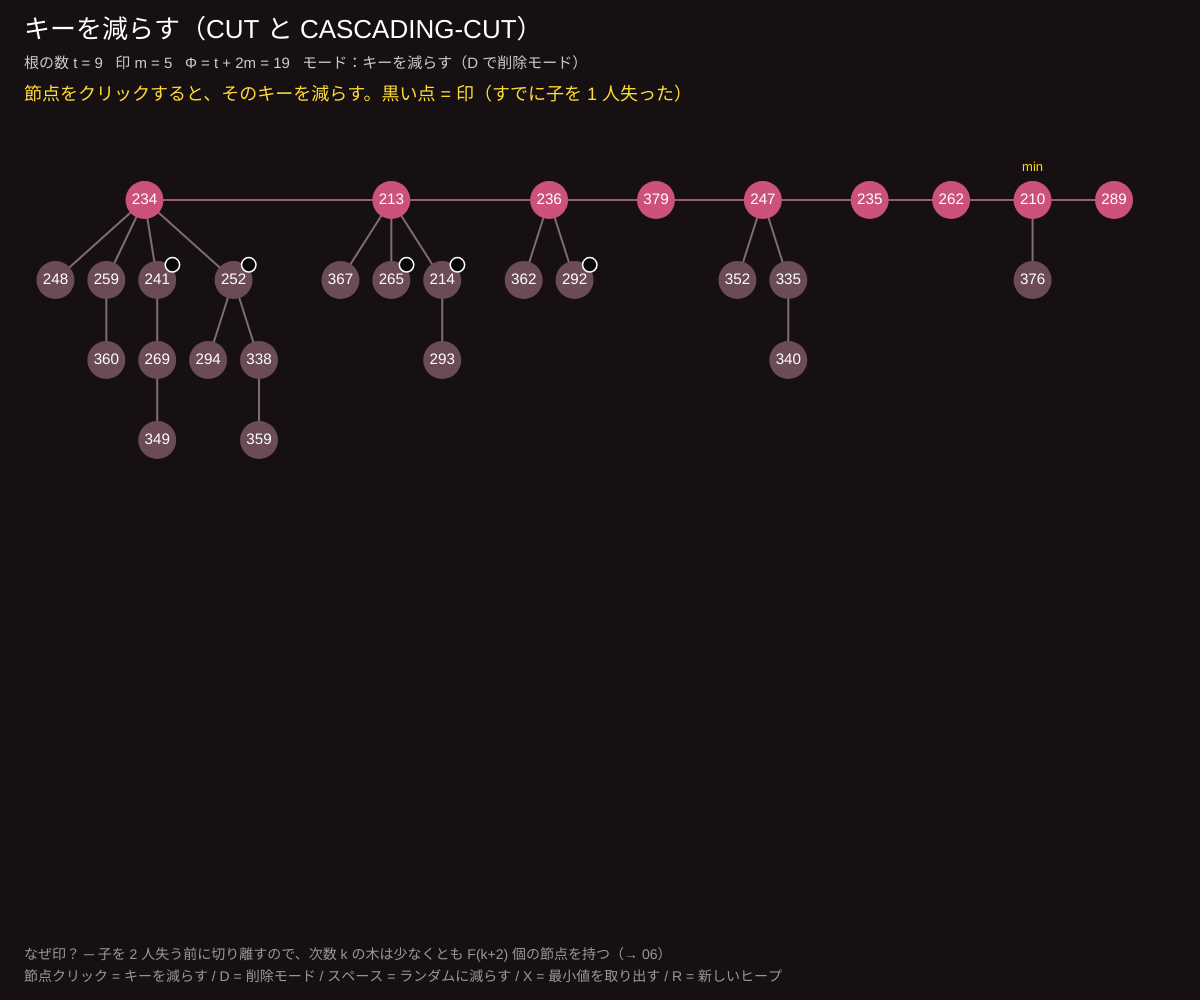
Frame 1 (no input)
Frame 60 (no input): identical to frame 1, image omitted
Frame 120 (the mouse pressed at the canvas centre since frame 60): identical to frame 1, image omitted

The p5.js sketch that drew this single still picture (run headless with seeded random() and noise() and a simulated clock; from frame 60 on, the mouse is pressed at the canvas centre):

// p5.js sketch
// ── sketch.js
// ============================================
// 05 キーを減らす ─ 切り取りと「連鎖的な切り取り」
// 親より小さくなった節点は、部分木ごと切り取って根のリストへ（CUT）。親には「1 人子を失った」印をつける
// 印のある親がもう 1 人失ったら、その親も切り取る（CASCADING-CUT）。この規則が木を太く保つ
// 節点クリック = キーを減らす / D = 削除モード切りかえ / スペース = ランダムに減らす / X = 最小値を取り出す / R = 新しいヒープ
// ============================================

let SPEED = 0.75;     // ★ 1 コマの秒数
let START = 30;       // ★ 最初に入れるキーの数
let NEG = -999;       // −∞ の代わり

let roots = [], minKey = null;
let frames = [], fi = 0, timer = 0, pending = [];
let keyPos = {}, used = new Set();
let delMode = false, lastCost = '';

function setup() {
  createCanvas(windowWidth, windowHeight);
  colorMode(HSB, 360, 100, 100, 100);
  reset();
}

function reset() {
  roots = []; minKey = null; frames = []; fi = 0; pending = []; keyPos = {}; used = new Set(); lastCost = '';
  for (let i = 0; i < START; i++) { let n = mk(freshKey(200, 400)); roots.push(n); updMin(n); }
  extractMin(false);
  // 少しキーを減らして、印のある節点を作っておく
  // 孫の節点を親より小さくして切り取り、その親に印をつけておく
  for (let t = 0; t < 5; t++) {
    let c = allNodes().filter((n) => n.parent && n.parent.parent && !n.parent.mark);
    if (c.length) { let x = random(c); decrease(x, x.parent.key - floor(random(1, 8)), false); }
  }
  frames = [];
  snap('節点をクリックすると、そのキーを減らす。黒い点 = 印（すでに子を 1 人失った）', {});
}

function freshKey(a, b) {
  let k;
  do k = floor(random(a, b)); while (used.has(k));
  used.add(k); return k;
}
function mk(k) { return { key: k, deg: 0, kids: [], parent: null, mark: false }; }
function cloneN(n) { return { key: n.key, deg: n.deg, mark: n.mark, kids: n.kids.map(cloneN) }; }
function updMin(n) { if (minKey === null || n.key < minKey) minKey = n.key; }
function marks(n) { return (n.mark ? 1 : 0) + n.kids.reduce((s, c) => s + marks(c), 0); }
function phi() { return roots.length + 2 * roots.reduce((s, r) => s + marks(r), 0); }
function snap(msg, hi) { frames.push({ roots: roots.map(cloneN), minKey, msg, hi, phi: phi(), t: roots.length, m: roots.reduce((s, r) => s + marks(r), 0), cost: lastCost }); }
function allNodes(rs = roots, out = []) { for (let r of rs) { out.push(r); allNodes(r.kids, out); } return out; }
function randomChild() { let c = allNodes().filter((n) => n.parent); return c.length ? random(c) : null; }

// ---------- DECREASE-KEY ----------
let cuts = 0;
function cut(x, y, log) {
  y.kids.splice(y.kids.indexOf(x), 1); y.deg--;
  roots.push(x); x.parent = null; x.mark = false; cuts++;
  if (log) snap(`CUT：${x.key} を部分木ごと親 ${y.key} から切り離して根のリストへ（印は消す）`, { key: x.key, par: y.key });
}
function cascadingCut(y, log) {
  let z = y.parent;
  if (!z) return;
  if (!y.mark) {
    y.mark = true;
    if (log) snap(`${y.key} は初めて子を失った → 印をつけて終わり`, { key: y.key });
  } else {
    if (log) snap(`${y.key} はすでに印あり（2 人目の子を失った）→ ${y.key} も切る！（連鎖）`, { key: y.key, par: z.key });
    cut(y, z, log);
    cascadingCut(z, log);
  }
}
function decrease(x, nk, log) {
  let old = x.key, phi0 = phi();
  while (nk !== NEG && used.has(nk)) nk--;
  cuts = 0;
  used.delete(old); used.add(nk);
  x.key = nk;
  if (log) snap(`${old} を ${nk === NEG ? '−∞' : nk} に減らす`, { key: nk, from: old });
  let y = x.parent;
  if (y && x.key < y.key) { cut(x, y, log); cascadingCut(y, log); }
  else if (log) snap(y ? `親 ${y.key} より大きいまま → 何もしなくてよい` : '根なので何もしなくてよい', { key: nk });
  updMin(x);
  if (log) {
    let dphi = phi() - phi0;
    lastCost = `DECREASE-KEY：切り取り ${cuts} 回 → 実コスト ${1 + cuts}、ΔΦ = ${dphi >= 0 ? '+' : ''}${dphi}、償却 ${1 + cuts + dphi}（O(1)）`;
    snap(cuts ? `できあがり：切り取った ${cuts} 本の木が根のリストに並んだ` : 'できあがり', { key: nk });
  }
}

// ---------- EXTRACT-MIN（04 と同じ）----------
function extractMin(log) {
  if (!roots.length) { if (log) snap('ヒープは空っぽ', {}); return; }
  let z = roots.find((r) => r.key === minKey);
  for (let c of z.kids) { c.parent = null; c.mark = false; roots.push(c); }
  roots.splice(roots.indexOf(z), 1); used.delete(z.key);
  if (log) snap(`最小値 ${z.key === NEG ? '−∞' : z.key} を取り出し、子を根のリストへ`, {});
  let A = [];
  for (let w of [...roots]) {
    let x = w, d = x.deg;
    while (A[d]) {
      let y = A[d];
      if (x.key > y.key) [x, y] = [y, x];
      roots.splice(roots.indexOf(y), 1);
      x.kids.push(y); y.parent = x; x.deg++; y.mark = false;
      A[d] = null; d++;
    }
    A[d] = x;
  }
  minKey = null; roots.forEach(updMin);
  if (log) snap(`CONSOLIDATE：同じ次数の木をつないで、根は ${roots.length} 本に`, { key: minKey });
}

function clickNode(k) {
  let x = allNodes().find((n) => n.key === k);
  if (!x) return;
  if (delMode) {
    snap(`DELETE ${k}：キーを −∞ に減らしてから最小値を取り出す`, { key: k });
    decrease(x, NEG, true);
    extractMin(true);
    return;
  }
  let nk = k - floor(random(30, 160));
  while (used.has(nk) || nk === NEG) nk--;
  decrease(x, nk, true);
}

// ---------- 配置 ----------
function leaves(n) { return n.kids.length ? n.kids.reduce((s, c) => s + leaves(c), 0) : 1; }
function depth(n) { return n.kids.length ? 1 + max(...n.kids.map(depth)) : 0; }
function layoutForest(rs, y0, out, edges) {
  let units = rs.reduce((s, r) => s + leaves(r) + 0.6, 0);
  let u = min(54, (width - 60) / max(1, units));
  let LH = min(80, (height - y0 - 120) / max(1, ...rs.map(depth)));
  let x = width / 2 - (units * u) / 2;
  for (let r of rs) {
    (function place(n, left, d) {
      let cx;
      if (!n.kids.length) cx = left + u / 2;
      else {
        let l = left, cs = [];
        for (let c of n.kids) { cs.push(place(c, l, d + 1)); l += leaves(c) * u; edges.push([n.key, c.key]); }
        cx = (cs[0] + cs[cs.length - 1]) / 2;
      }
      out[n.key] = { x: cx, y: y0 + d * LH, root: d === 0, mark: n.mark };
      return cx;
    })(r, x, 0);
    x += (leaves(r) + 0.6) * u;
  }
  return u;
}

function draw() {
  background(340, 30, 9);
  let F = frames[fi];
  timer += deltaTime / 1000;
  if (timer > SPEED && fi < frames.length - 1) { timer = 0; fi++; F = frames[fi]; }
  if (fi === frames.length - 1 && pending.length && timer > SPEED * 0.4) {
    timer = 0;
    let p = pending.shift();
    if (p.op === 'click') clickNode(p.k);
    if (p.op === 'ext') extractMin(true);
    if (p.op === 'rand') { let c = randomChild(); if (c) clickNode(c.key); }
  }

  let tg = {}, edges = [];
  let u = layoutForest(F.roots, 200, tg, edges);
  // キーが変わった節点は前の位置を引きつぐ
  if (F.hi.from !== undefined && !keyPos[F.hi.key] && keyPos[F.hi.from]) keyPos[F.hi.key] = { ...keyPos[F.hi.from] };
  for (let k in tg) {
    if (!keyPos[k]) keyPos[k] = { x: tg[k].x, y: tg[k].y };
    keyPos[k].x = lerp(keyPos[k].x, tg[k].x, 0.13); keyPos[k].y = lerp(keyPos[k].y, tg[k].y, 0.13);
  }
  for (let k in keyPos) if (!tg[k]) delete keyPos[k];
  let d = constrain(u * 0.75, 18, 38);

  let rk = F.roots.map((r) => r.key);
  stroke(340, 40, 60); strokeWeight(2);
  for (let i = 0; i < rk.length - 1; i++) line(keyPos[rk[i]].x + d / 2, keyPos[rk[i]].y, keyPos[rk[i + 1]].x - d / 2, keyPos[rk[i + 1]].y);
  for (let [a, b] of edges) {
    let cutting = F.hi.par === +a && F.hi.key === +b;
    stroke(cutting ? color(0, 90, 100) : color(340, 15, 50)); strokeWeight(cutting ? 4 : 2);
    line(keyPos[a].x, keyPos[a].y, keyPos[b].x, keyPos[b].y);
  }
  textAlign(CENTER, CENTER);
  for (let k in tg) {
    let p = keyPos[k], hi = F.hi.key === +k, isMin = F.minKey === +k;
    let hover = dist(mouseX, mouseY, p.x, p.y) < d / 2;
    noStroke();
    if (hover) { stroke(delMode ? color(0, 80, 100) : color(0, 0, 100)); strokeWeight(3); }
    fill(hi ? color(50, 90, 100) : tg[k].root ? color(340, 60, 80) : color(340, 30, 42));
    circle(p.x, p.y, d);
    noStroke();
    if (tg[k].mark) { fill(0, 0, 3); stroke(0, 0, 100); strokeWeight(1.5); circle(p.x + d * 0.4, p.y - d * 0.4, d * 0.38); noStroke(); }
    fill(hi ? color(0, 0, 10) : color(0, 0, 100)); textSize(d * 0.4); text(+k === NEG ? '−∞' : k, p.x, p.y);
    if (isMin) { fill(50, 90, 100); textSize(13); text('min', p.x, p.y - d / 2 - 14); }
  }

  textAlign(LEFT, TOP); noStroke(); fill(0, 0, 100); textSize(26);
  text('キーを減らす（CUT と CASCADING-CUT）', 24, 18);
  textSize(15); fill(0, 0, 80);
  text(`根の数 t = ${F.t}   印 m = ${F.m}   Φ = t + 2m = ${F.phi}   モード：${delMode ? '削除（D で戻す）' : 'キーを減らす（D で削除モード）'}`, 24, 56);
  fill(50, 80, 100); textSize(18); text(F.msg, 24, 86);
  fill(340, 40, 90); textSize(14); text(F.cost, 24, 116);
  fill(0, 0, 60); textSize(14);
  text('なぜ印？ ─ 子を 2 人失う前に切り離すので、次数 k の木は少なくとも F(k+2) 個の節点を持つ（→ 06）', 24, height - 52);
  text('節点クリック = キーを減らす / D = 削除モード / スペース = ランダムに減らす / X = 最小値を取り出す / R = 新しいヒープ', 24, height - 30);
}

function mousePressed() {
  for (let k in keyPos) if (dist(mouseX, mouseY, keyPos[k].x, keyPos[k].y) < 19) { pending.push({ op: 'click', k: +k }); return; }
}

function keyPressed() {
  if (key === 'd' || key === 'D') delMode = !delMode;
  if (key === ' ') { pending.push({ op: 'rand' }); return false; }
  if (key === 'x' || key === 'X') pending.push({ op: 'ext' });
  if (key === 'r' || key === 'R') reset();
}

function windowResized() { resizeCanvas(windowWidth, windowHeight); }
